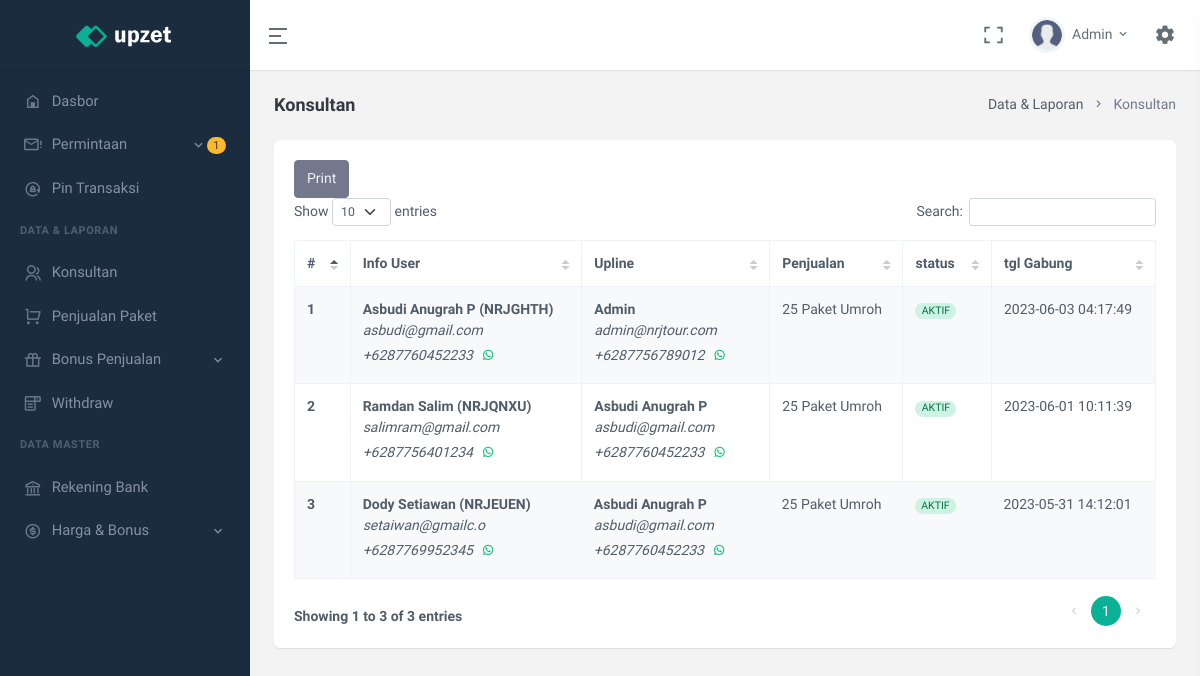
The app's page /data-member.php (signed in) with its own data.
### tables this page shows
CREATE TABLE `user` (
  `id` int(11) UNSIGNED NOT NULL,
  `code_referral` varchar(7) NOT NULL,
  `email` varchar(250) NOT NULL,
  `name` varchar(25) NOT NULL,
  `no_telpn` varchar(25) NOT NULL,
  `password` text NOT NULL,
  `role_user` enum('ADMIN','OWNER','KONSULTAN') NOT NULL DEFAULT 'KONSULTAN',
  `upline` varchar(7) NOT NULL DEFAULT 'ADMIN',
  `status` enum('AKTIF','TIDAK AKTIF') NOT NULL DEFAULT 'TIDAK AKTIF',
  `join_date` datetime NOT NULL
);

### modal/ConnectionsClass.php (called while the page is built, shortened)
<?php
class ConnectionsClass{
    private $servername = "localhost";
    private $username = "root";
    private $password = "";
    private $dbname = "nrj_tour";
    protected function dbConn(){
        $connect = new mysqli($this->servername, $this->username, $this->password, $this->dbname);
        if($connect){
            return $connect;
        }
    }
    protected function dbCheck(?string $tableName = null){
        $sql = "SHOW TABLES LIKE '" . $tableName . "'";
        $exe = $this->dbConn()->query($sql);
        $result = $exe->num_rows;
        return $result;
    }
}
?>

### modal/userClass.php (called while the page is built, shortened)
<?php
class userClass extends ConnectionsClass{
    private $table_name = "user";
    public function __construct(){
        if($this->dbCheck($this->table_name) == 0){
            $sql = "CREATE TABLE " . $this->table_name . " (
                id INT(11) UNSIGNED AUTO_INCREMENT PRIMARY KEY,
                code_referral VARCHAR(7) NOT NULL UNIQUE,
                email VARCHAR(250) NOT NULL UNIQUE,
                name VARCHAR(25) NOT NULL,
                no_telpn VARCHAR(25) NOT NULL UNIQUE,
                password TEXT NOT NULL,
                role_user ENUM('ADMIN','OWNER','KONSULTAN') NOT NULL DEFAULT 'KONSULTAN',
                upline VARCHAR(7) NOT NULL DEFAULT 'ADMIN',
                status ENUM('AKTIF','TIDAK AKTIF') NOT NULL DEFAULT 'TIDAK AKTIF',
                join_date DATETIME NOT NULL
            )";
            $this->dbConn()->query($sql);
            $this->dbConn()->close();
        }
    }
    public function selectUser(?string $param = null, ?string $key1 = null, ?string $key2 = null, ?string $key3 = null, ?string $key4 = null){
        if($param == "oneCondition"){
            $sql = "SELECT * FROM " . $this->table_name . " WHERE " . $key1 . " = '" . $key2 . "' ORDER BY join_date DESC";
        }elseif($param == "checkForUpdate"){
            $sql = "SELECT * FROM " . $this->table_name . " WHERE " . $key1 . " = '" . $key2 . "' AND code_referral <> '" . $key3 . "'";
        }
        $exe = $this->dbConn()->query($sql);
        while($rows = $exe->fetch_assoc()){
            $data[] = $rows;
        }
        $result["data"] = $data;
        $result["nums"] = $exe->num_rows;
        return $result;
    }
}
?>

### config/userLogin.php (called while the page is built, shortened)
<?php
$userClass = new userClass();
$dataLogin = $userClass->selectUser("oneCondition","code_referral",$_SESSION['id_nrjtour']);
foreach($dataLogin['data'] as $row){
    $name = $row['name'];
    $role_user = $row['role_user'];
}
?>

### modal/withdrawClass.php (called while the page is built, shortened)
<?php
class withdrawClass extends ConnectionsClass{
    private $table_name = "withdraw";
    public function __construct(){
        if($this->dbCheck($this->table_name) == 0){
            $sql = "CREATE TABLE " . $this->table_name . " (
                id INT(11) UNSIGNED AUTO_INCREMENT PRIMARY KEY,
                code_referral VARCHAR(7) NOT NULL,
                nominal DOUBLE NOT NULL,
                status ENUM('PENDING','DITOLAK','SUCCESS') NOT NULL DEFAULT 'PENDING',
                date DATETIME NOT NULL
            )";
            $this->dbConn()->query($sql);
            $this->dbConn()->close();
        }
    }
    public function selectWithdraw(?string $param = null, ?string $key1 = null, ?string $key2 = null){
        if($param == "oneCondition"){
            $sql = "SELECT * FROM " . $this->table_name . " WHERE " . $key1 . " = '" . $key2 . "' ORDER BY date DESC";
        }else{
            $sql = "SELECT * FROM " . $this->table_name . " ORDER BY date DESC";
        }
        $exe = $this->dbConn()->query($sql);
        $result["data"] = $data;
        $result["nums"] = $exe->num_rows;
        return $result;
    }
}
?>

### modal/dataPenjualanClass.php (called while the page is built, shortened)
<?php
class dataPenjualanClass extends ConnectionsClass{
    private $table_name = "data_penjualan";
    public function selectDataPenjualan(?string $param = null, ?string $key1 = null, ?string $key2 = null, ?string $key3 = null, ?string $key4 = null){
        if($param == "oneCondition"){
            $sql = "SELECT * FROM " . $this->table_name . " WHERE " . $key1 . " = '" . $key2 . "' ORDER BY date DESC";
        }elseif($param == "dateUser"){
            $sql = "SELECT * FROM " . $this->table_name . " WHERE perekrut = '" . $key1 . "' AND (date >= '" . $key2 . " 00:00:00' AND date <= '" . $key3 . " 23:59:59') ORDER BY date DESC LIMIT 1";
        }else{
            $sql = "SELECT * FROM " . $this->table_name . " ORDER BY date DESC";
        }
        $exe = $this->dbConn()->query($sql);
        while($rows = $exe->fetch_assoc()){
            $data[] = $rows;
        }
        $result["data"] = $data;
        $result["nums"] = $exe->num_rows;
        return $result;
    }
}
?>

### config/dataMemberConfig.php (the view, shortened to what this page needs)
<?php
function dataTable(){
    global $userClass;
    global $role_user;
    $num = 1;
    if($role_user == "KONSULTAN"){
        $data = $userClass->selectUser("oneCondition", "upline", $_SESSION['id_nrjtour']);
    }else{
        $data = $userClass->selectUser("oneCondition", "role_user", "KONSULTAN");
    }
    foreach($data['data'] as $row){
        echo '<tr>
                <th> ' . $num++ . ' </th>
                <td>
                    <strong>' . $row['name'] . ' (' . $row['code_referral'] . ')</strong><br>
                    <i>' . $row['email'] . '</i><br>
                    <i>+62' . $row['no_telpn'] . '</i><a href="https://api.whatsapp.com/send?phone=62' . $row['no_telpn'] . '" class="btn btn-sm text-success radius-5"><i class="mx-auto ri-whatsapp-line"></i></a>
                </td>
                <td>
                    <strong>' . dataUser($row['upline'])['name'] . '</strong><br>
                    <i>' . dataUser($row['upline'])['email'] . '<br>
                    +62' . dataUser($row['upline'])['no_telpn'] . '<i><a href="https://api.whatsapp.com/send?phone=62' . dataUser($row['upline'])['no_telpn'] . '" class="btn btn-sm text-success radius-5"><i class="mx-auto  ri-whatsapp-line"></i></a>&nbsp;&nbsp;&nbsp;
                </td>
                <td> 25 Paket Umroh </td>
                <td>' . colorStatus($row['status']) . '</td>
                <td>' . $row['join_date'] . '</td>';
        echo'</tr>';
    }
}
function colorStatus($txt){
    if($txt == "AKTIF"){
        return '<span class="badge rounded-pill alert-success">' . $txt . '</span>';
    }else{
        return '<span class="badge rounded-pill alert-danger">' . $txt . '</span>';
    }
}
function dataUser($idUser){
    global $userClass;
    $data = $userClass->selectUser("oneCondition","code_referral",$idUser);
    foreach($data['data'] as $row){
        $result['name'] = $row['name'];
        $result['email'] = $row['email'];
        $result['no_telpn'] = $row['no_telpn'];
        $result['role_user'] = $row['role_user'];
        $result['upline'] = $row['upline'];
    }
    $result['nums'] = $data['nums'];
    return $result;
}
?>

### partial/topBar.php (shortened to what this page needs)
<header id="page-topbar">
    <div class="navbar-header">
        <div class="d-flex">
            <div class="navbar-brand-box text-center">
                <a href="index.html" class="logo logo-light">
                    <span class="logo-lg">
                        <img src="assets/images/logo-light.png" alt="logo-light" height="24">
                    </span>
                </a>
            </div>
            <button type="button" class="btn btn-sm px-3 font-size-24 header-item waves-effect" id="vertical-menu-btn">
                <i class="ri-menu-2-line align-middle"></i>
            </button>
        </div>
        <div class="d-flex">
            <div class="dropdown d-none d-lg-inline-block ms-1">
                <button type="button" class="btn header-item noti-icon waves-effect" data-toggle="fullscreen">
                    <i class="ri-fullscreen-line"></i>
                </button>
            </div>
            <div class="dropdown d-inline-block user-dropdown">
                <button type="button" class="btn header-item waves-effect" id="page-header-user-dropdown"
                    data-bs-toggle="dropdown" aria-haspopup="true" aria-expanded="false">
                    <img class="rounded-circle header-profile-user" src="assets/images/users/avatar-2.png"
                        alt="Header Avatar">
                    <span class="d-none d-xl-inline-block ms-1"><?= explode(" ",$name)[0] ?></span>
                    <i class="mdi mdi-chevron-down d-none d-xl-inline-block"></i>
                </button>
            </div>
            <div class="dropdown d-inline-block">
                <button type="button" class="btn header-item noti-icon right-bar-toggle waves-effect">
                    <i class="mdi mdi-cog"></i>
                </button>
            </div>
        </div>
    </div>
</header>

### partial/sideBar.php (shortened to what this page needs)
<?php
    $dataPenjualanClass = new dataPenjualanClass();
    $withdrawClass = new withdrawClass();
?>
<div class="vertical-menu">
    <div data-simplebar class="h-100">
        <div id="sidebar-menu">
            <ul class="metismenu list-unstyled" id="side-menu">
                <li>
                    <a href="dasbor" class="waves-effect">
                        <i class="mdi mdi-home-variant-outline"></i>
                        <span>Dasbor</span>
                    </a>
                </li>
                <?php
                    if($role_user == "ADMIN"){
                        $dataNotif = $dataPenjualanClass->selectDataPenjualan("all");
                        $orderNumPendingNotif = 0;
                        $orderNumPendingPelunansanNotif = 0;
                        foreach($dataNotif['data'] as $row){
                            if($row['status'] == "PENDING"){
                                $orderNumPendingNotif += 1;
                            }elseif($row['status'] == "MENUNGGU KONFIRMASI PELUNASAN"){
                                $orderNumPendingPelunansanNotif += 1;
                            }
                        }
                        $dataWd = $withdrawClass->selectWithdraw("oneCondition", "status", "PENDING");
                        $wdnUMPending = $dataWd['nums'];
                ?>
                    <li>
                        <a href="javascript: void(0);" class="has-arrow waves-effect">
                            <i class="mdi mdi-email-alert-outline"></i>
                            <?php if($orderNumPendingNotif + $orderNumPendingPelunansanNotif + $wdnUMPending > 0){ ?>
                                <span class="badge rounded-pill bg-warning text-dark float-end"><?= $orderNumPendingNotif + $orderNumPendingPelunansanNotif + $wdnUMPending ?></span>
                            <?php } ?>
                            <span>Permintaan</span>
                        </a>
                    </li>
                    <li>
                        <a href="pin-transaksi" class="waves-effect">
                            <i class="ri-rotate-lock-line"></i>
                            <span>Pin Transaksi</span>
                        </a>
                    </li>
                    <li class="menu-title">Data & Laporan</li>
                    <li>
                        <a href="data-member" class="waves-effect">
                            <i class="ri-group-line"></i>
                            <span>Konsultan</span>
                        </a>
                    </li>
                    <li>
                        <a href="javascript: void(0);" class="waves-effect">
                            <i class=" ri-shopping-cart-line"></i>
                            <span>Penjualan Paket</span>
                        </a>
                    </li>
                    <li>
                        <a href="javascript: void(0);" class="has-arrow waves-effect">
                            <i class="ri-gift-line"></i>
                            <span>Bonus Penjualan</span>
                        </a>
                    </li>
                    <li>
                        <a href="withdraw" class="waves-effect">
                            <i class="mdi mdi-form-dropdown"></i>
                            <span>Withdraw</span>
                        </a>
                    </li>
                    <li class="menu-title">Data Master</li>
                    <li>
                        <a href="akun-bank-admin" class="waves-effect">
                            <i class="ri-bank-line"></i>
                            <span>Rekening Bank</span>
                        </a>
                    </li>
                    <li>
                        <a href="javascript: void(0);" class="has-arrow waves-effect">
                            <i class="ri-money-dollar-circle-line "></i>
                            <span>Harga & Bonus</span>
                        </a>
                    </li>
                <?php } ?>
            </ul>
        </div>
    </div>
</div>

### records on screen
user: name "Admin", role_user "1"
user: name "Asbudi Anugrah P", code_referral "NRJGHTH", email "asbudi@gmail.com", no_telpn "87760452233", name "Admin", email "admin@nrjtour.com", no_telpn "87756789012", status "AKTIF", join_date "2023-06-03 04:17:49"
user: name "Ramdan Salim", code_referral "NRJQNXU", email "salimram@gmail.com", no_telpn "87756401234", name "Asbudi Anugrah P", email "asbudi@gmail.com", no_telpn "87760452233", status "AKTIF", join_date "2023-06-01 10:11:39"
user: name "Dody Setiawan", code_referral "NRJEUEN", email "setaiwan@gmailc.o", no_telpn "87769952345", name "Asbudi Anugrah P", email "asbudi@gmail.com", no_telpn "87760452233", status "AKTIF", join_date "2023-05-31 14:12:01"

### other values on screen
$title "Konsultan"
